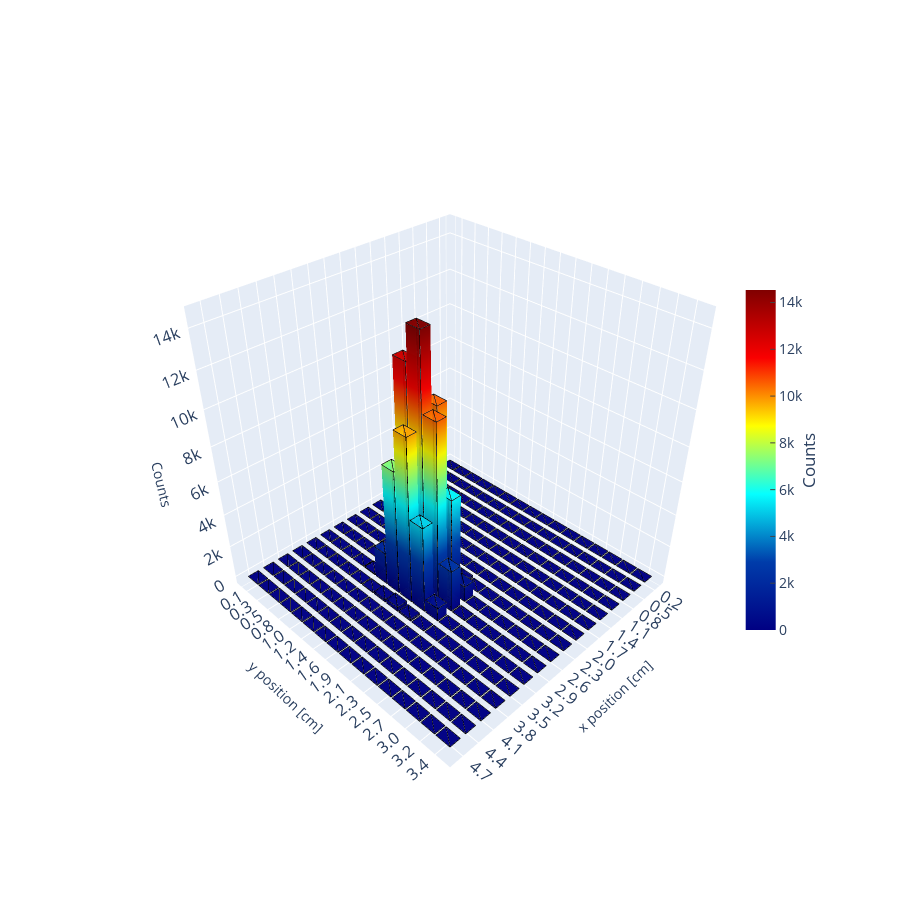

Notebook code cell kept with this figure:
### Code cell
x,y,z = read_data(filename = 'simTe7MeV_pgData.csv')
fig = lego3D(x,y,z,colorscale='jet', opacity=0.9, flatshading=True, thickness = 0.1,
             colorbar_tick_size=14, tick_size=14, colorbar_lenght=0.5)
pio.write_image(fig, 'legoplot.png',scale=6, width=1080, height=1080) #for saving
fig.show()
